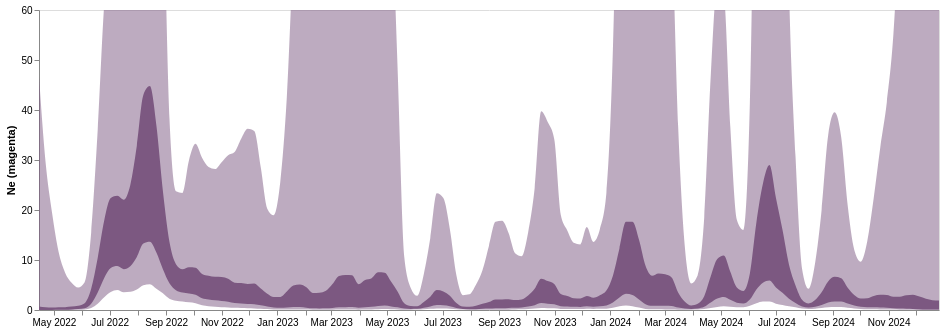

The notebook cell this image was saved under:
### Code cell
range_ = ['#EEC060', '#2664A5', '#A76BB1', "#EEA160", "#356D4C"]
line_ne = alt.Chart(test).mark_area(interpolate='monotone', opacity = 1, clip = True, color = "#7c5981").encode(
    alt.X('date:T', axis=alt.Axis(title="", grid=False,tickCount = "month",  format="%b %Y")),
    alt.Y('lower_hpd_linear_50_MA',axis=alt.Axis(title="Ne (magenta)", grid=False),scale=alt.Scale(domain=(0, 60))),
    alt.Y2('upper_hpd_linear_50_MA' ),
    
).properties(
    width=900,
    height=300)

band_ne = alt.Chart(test).mark_area(interpolate='monotone', opacity = 0.5, clip = True, color = "#7c5981").encode(
    alt.X('date:T', axis=alt.Axis(title="", grid=False, format="%b %Y")),
    alt.Y('lower_hpd_linear_MA',axis=alt.Axis(title="Ne (magenta)", grid=False)),#,scale=alt.Scale(domain=(0, 13))),
    alt.Y2('upper_hpd_linear_MA' ),
    
).properties(
    width=900,
    height=300
)

line_ne  + band_ne

### Figure 1 — Vega-Lite specification as saved in the notebook (floating-point values rounded to 4 significant figures; data arrays with more than 128 entries replaced by an {"elided": "..."} marker saying what was removed)
{"config": {"view": {"continuousWidth": 400, "continuousHeight": 300}}, "layer": [{"mark": {"type": "area", "clip": true, "color": "#7c5981", "interpolate": "monotone", "opacity": 1}, "encoding": {"x": {"axis": {"format": "%b %Y", "grid": false, "tickCount": "month", "title": ""}, "field": "date", "type": "temporal"}, "y": {"axis": {"grid": false, "title": "Ne (magenta)"}, "field": "lower_hpd_linear_50_MA", "scale": {"domain": [0, 60]}, "type": "quantitative"}, "y2": {"field": "upper_hpd_linear_50_MA"}}, "height": 300, "width": 900}, {"mark": {"type": "area", "clip": true, "color": "#7c5981", "interpolate": "monotone", "opacity": 0.5}, "encoding": {"x": {"axis": {"format": "%b %Y", "grid": false, "title": ""}, "field": "date", "type": "temporal"}, "y": {"axis": {"grid": false, "title": "Ne (magenta)"}, "field": "lower_hpd_linear_MA", "type": "quantitative"}, "y2": {"field": "upper_hpd_linear_MA"}}, "height": 300, "width": 900}], "data": {"name": "data-94fd304e7c87c2524726e1725df4e17c"}, "$schema": "https://vega.github.io/schema/vega-lite/v4.17.0.json", "datasets": {"data-94fd304e7c87c2524726e1725df4e17c": {"elided": "139 records"}}}
